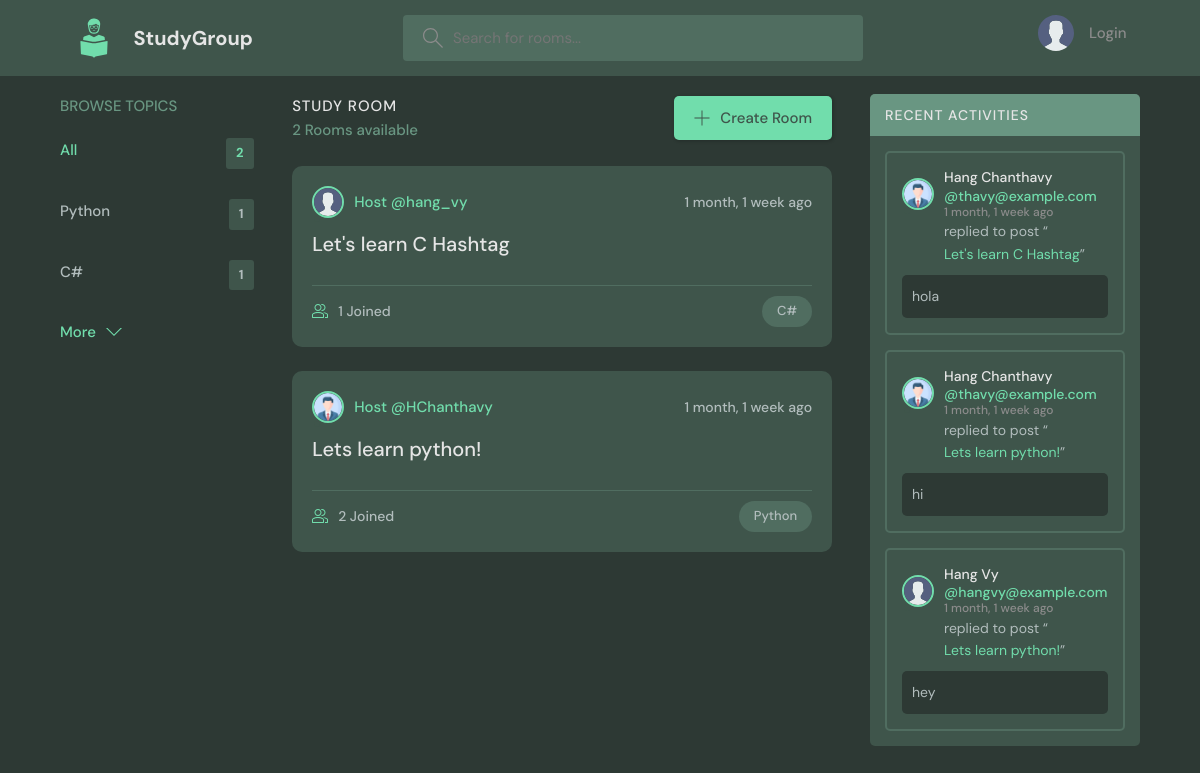
/, run on an earlier commit of the app's database.
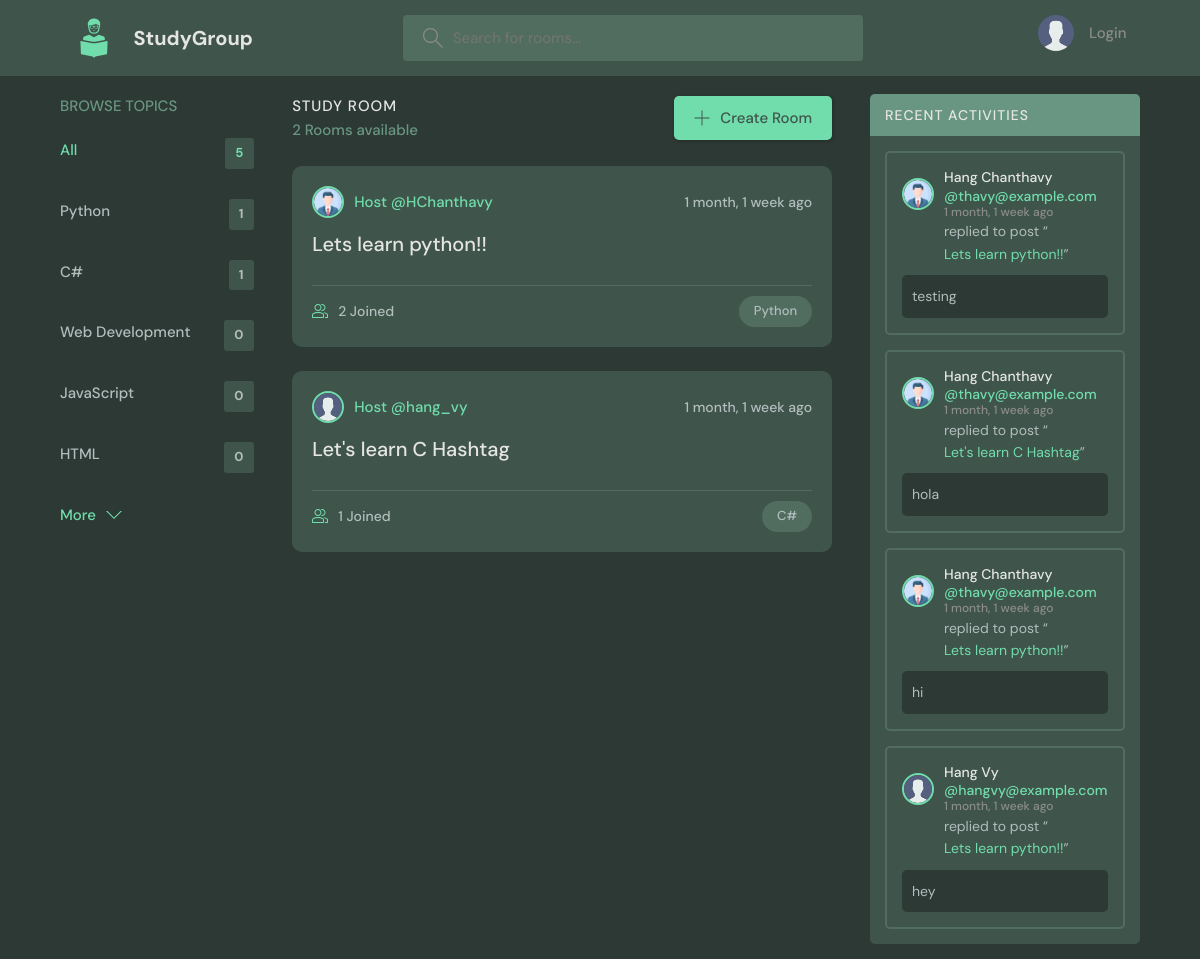
And on a later commit of the database.
### base/models.py (models this page shows, shortened)
class Topic(models.Model):
    name = models.CharField(max_length=200)

class Room(models.Model):
    host = models.ForeignKey(User, on_delete=models.SET_NULL, null=True)
    topic = models.ForeignKey(Topic, on_delete=models.SET_NULL, null=True)
    name = models.CharField(max_length=200)
    description = models.TextField(null=True, blank=True)
    participants = models.ManyToManyField(User, related_name='participants', blank=True)
    updated = models.DateTimeField(auto_now=True)
    created = models.DateTimeField(auto_now_add=True)
    def __str__(self):
        return self.name
    class Meta:
        ordering = ['-updated', '-created']

class User(AbstractUser):
    name = models.CharField(max_length=200, null=True)
    email = models.EmailField(unique=True, null=True)
    bio = models.TextField(null=True)
    avatar = models.ImageField(null=True, default="avatar.svg")
    USERNAME_FIELD = 'email'
    REQUIRED_FIELDS = []

class Message(models.Model):
    user = models.ForeignKey(User, on_delete=models.SET_NULL, null=True)
    room = models.ForeignKey(Room, on_delete=models.CASCADE)
    body = models.TextField()
    updated = models.DateTimeField(auto_now=True)
    created = models.DateTimeField(auto_now_add=True)
    class Meta:
        ordering = ['-updated', '-created']

### base/views.py (the view)
# urls.py: path('', views.home, name="home"),
def home(request):
    q = request.GET.get('q') if request.GET.get('q') != None else ''
    rooms = Room.objects.filter(
        Q(topic__name__icontains=q) |
        Q(name__icontains=q) |
        Q(description__icontains=q)
    )
    topics = Topic.objects.all()[0:5]
    room_count = rooms.count()
    room_messages = Message.objects.filter(Q(room__topic__name__icontains=q))
    context = {'rooms': rooms, 'topics': topics, 'room_count': room_count, 'room_messages': room_messages}
    return render(request, 'base/home.html', context)

### base/templates/base/home.html (shortened to what this page needs)
{% extends 'main.html' %}
{% load static %}
{% block content %}
<main class="layout layout--3">
  <div class="container">
    {% include 'base/topic_component.html' %}
    <div class="roomList">
      <div class="roomList__header">
        <div>
          <h2>Study Room</h2>
          <p>{{room_count}} Rooms available</p>
        </div>
        <a class="btn btn--main" href="{% url 'create-room' %}">
          <svg
            version="1.1"
            xmlns="http://www.w3.org/2000/svg"
            width="32"
            height="32"
            viewBox="0 0 32 32"
          >
            <title>add</title>
            <path
              d="M16.943 0.943h-1.885v14.115h-14.115v1.885h14.115v14.115h1.885v-14.115h14.115v-1.885h-14.115v-14.115z"
            ></path>
          </svg>
          Create Room
        </a>
      </div>
      {% include 'base/feed_component.html' %}
    </div>
    {% include 'base/activity_component.html' %}
  </div>
</main>
{% endblock content %}

### base/templates/base/topic_component.html
<div class="topics">
  <div class="topics__header">
    <h2>Browse Topics</h2>
  </div>
  <ul class="topics__list">
    <li>
      <a href="{% url 'home' %}" class="active">All <span>{{topics.count}}</span></a>
    </li>
    {% for topic in topics %}
    <li>
      <a href="{% url 'home' %}?q={{topic.name}}">{{topic.name}} <span>{{topic.room_set.all.count}}</span></a>
    </li>
    {% endfor %}
  </ul>
  <a class="btn btn--link" href="{% url 'topics' %}">
    More
    <svg
      version="1.1"
      xmlns="http://www.w3.org/2000/svg"
      width="32"
      height="32"
      viewBox="0 0 32 32"
    >
      <title>chevron-down</title>
      <path d="M16 21l-13-13h-3l16 16 16-16h-3l-13 13z"></path>
    </svg>
  </a>
</div>

### base/templates/base/feed_component.html (shortened to what this page needs)
{% load static %}
<div id="room-list">
  {% for room in rooms %}
  <div id="roomListRoom" class="roomListRoom">
    <div class="roomListRoom__header">
      <a
        href="{% url 'user-profile' room.host.id %}"
        class="roomListRoom__author"
      >
        <div class="avatar avatar--small">
          <img src="{{room.host.avatar.url}}" />
        </div>
        <span>Host @{{room.host.username}}</span>
      </a>
      <div class="roomListRoom__actions">
        <span>{{room.created|timesince}} ago</span>
      </div>
    </div>
    <div class="roomListRoom__content">
      <a href="{% url 'room' room.id %}">{{room.name}}</a>
    </div>
    <div class="roomListRoom__meta">
      <a href="{% url 'room' room.id %}" class="roomListRoom__joined">
        {{room.participants.all.count}} Joined
      </a>
      <p class="roomListRoom__topic">{{room.topic.name}}</p>
    </div>
  </div>
  {% empty %}
  <div id="roomListRoom" class="roomListRoom">
    <h6>No Rooms available...</h6>
  </div>
  {% endfor %}
</div>

### base/templates/base/activity_component.html
<div class="activities">
    <div class="activities__header">
      <h2>Recent Activities</h2>
    </div>
    {% for msg in room_messages %}
    <div class="activities__box">
      <div class="activities__boxHeader roomListRoom__header">
        <a href="{% url 'user-profile' msg.user.id %}" class="roomListRoom__author">
          <div class="avatar avatar--small">
            <img src="{{msg.user.avatar.url}}" />
          </div>
          <p>
            <span class="user__name">{{msg.user.name}}</span>
            @{{msg.user}}
            <span>{{msg.created|timesince}} ago</span>
          </p>
        </a>
      </div>
      <div class="activities__boxContent">
        <p>
          replied to post “<a href="{% url 'room' msg.room.id %}">{{msg.room}}</a
          >”
        </p>
        <div class="activities__boxRoomContent">
          {{msg.body}}
        </div>
      </div>
    </div>
    {% endfor %}
  </div>

What changed in the data, as far as the page shows it:
added Topic: name "Web Development", room_set.all.count "0"
added Topic: name "JavaScript", room_set.all.count "0"
added Topic: name "HTML", room_set.all.count "0"
changed Room "HChanthavy": name "Lets learn python!" → "Lets learn python!!"; moves up the list
added Message: user.avatar (placeholder picture), user.name "Hang Chanthavy", user "thavy@example.com", created "1 month, 1 week", room "Lets learn python!!", body "testing"
changed through a linked row, Message "hi": room "Lets learn python!" → "Lets learn python!!"
changed through a linked row, Message "hey": room "Lets learn python!" → "Lets learn python!!"
Also different on the page:
{{ topics.count }}: "2" → "5"
